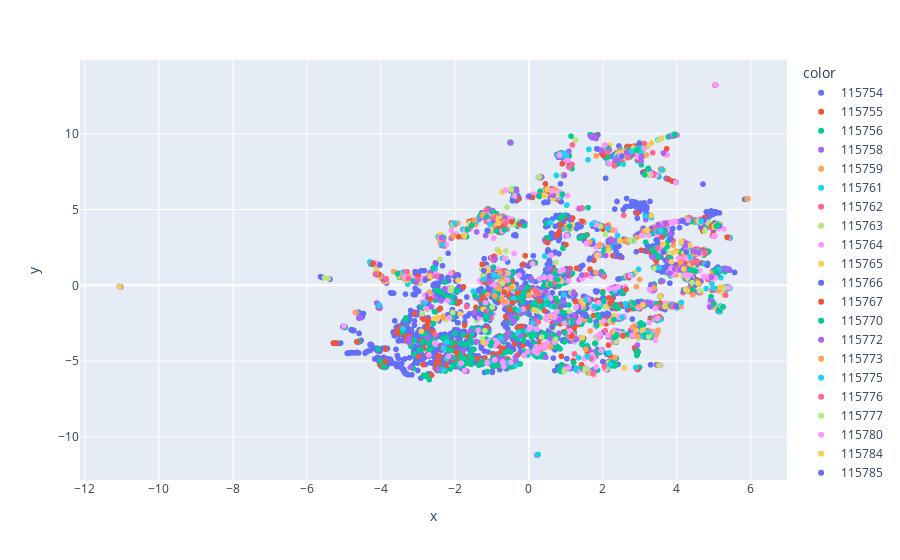

Write notebook code for a chart like this one.
### Code cell
fig = px.scatter(
    df_denoised,
    x="x",
    y="y",
    color=df_denoised["cluster_id"].astype(str)
).show()
